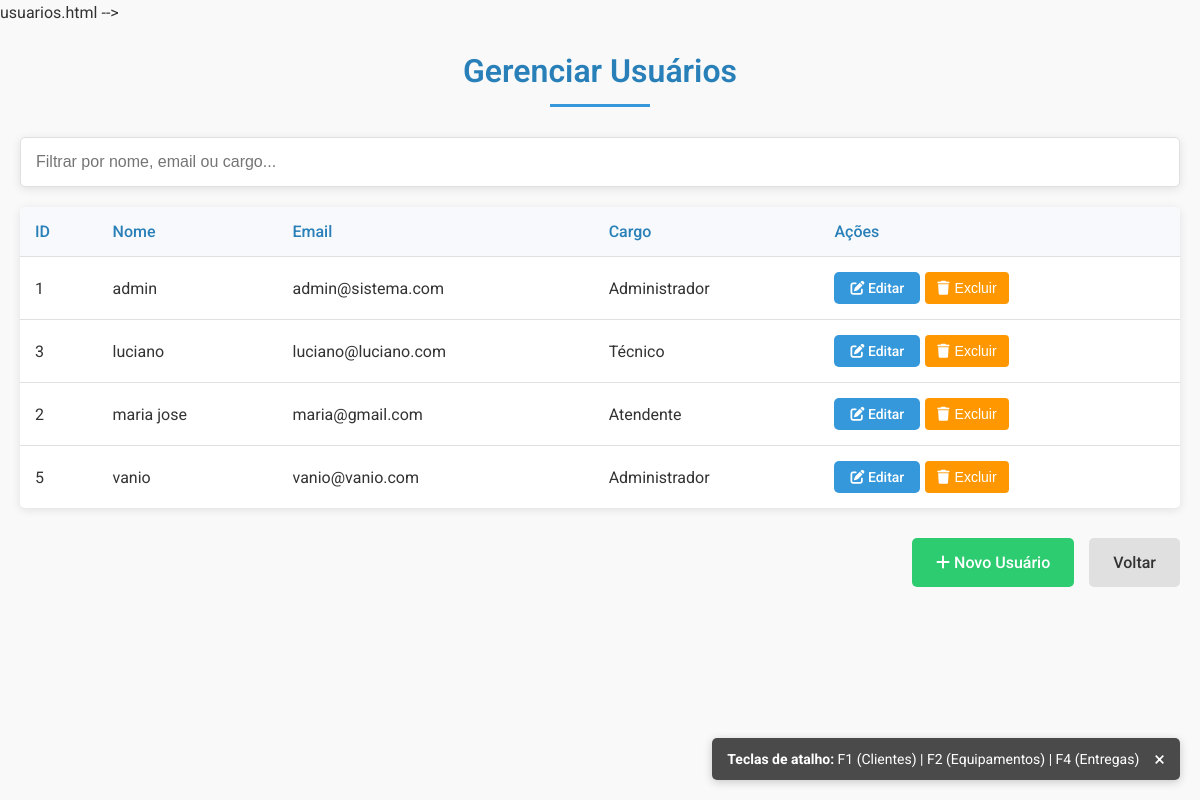
The page /usuarios (signed in) on the database its author committed.
### tables this page shows
CREATE TABLE usuarios (
    id INTEGER PRIMARY KEY AUTOINCREMENT,
    nome TEXT NOT NULL UNIQUE,  -- Adicionado UNIQUE para permitir login por nome
    email TEXT NOT NULL,
    senha TEXT NOT NULL,
    cargo TEXT NOT NULL,
    data_cadastro TIMESTAMP DEFAULT CURRENT_TIMESTAMP
);

### app.py (the view)
@app.route('/usuarios')
@login_required
def listar_usuarios():
    if session.get('usuario_cargo') != 'Administrador':
        flash('Acesso restrito a administradores', 'error')
        return redirect(url_for('index'))
    with sqlite3.connect('database.db') as conn:
        cursor = conn.cursor()
        cursor.execute('SELECT id, nome, email, cargo FROM usuarios ORDER BY nome')
        usuarios = cursor.fetchall()
    return render_template('usuarios.html', usuarios=usuarios, usuario=session.get('usuario_nome'))

### app.py (called while the page is built)
def login_required(view):
    @functools.wraps(view)
    def wrapped_view(**kwargs):
        if 'usuario_id' not in session:
            return redirect(url_for('login'))
        return view(**kwargs)
    return wrapped_view

### templates/usuarios.html (shortened to what this page needs)
<!DOCTYPE html>
<html lang="pt-br">
<head>
    <link rel="stylesheet" href="https://cdnjs.cloudflare.com/ajax/libs/font-awesome/6.0.0/css/all.min.css">
    <link rel="stylesheet" href="{{ url_for('static', filename='css/style.css') }}">
</head>
<body>
    <div class="container">
        <h1 class="title">Gerenciar Usuários</h1>
        <div class="filter-container">
            <input type="text" id="filtro" placeholder="Filtrar por nome, email ou cargo..." onkeyup="filtrarTabela()">
        </div>
        <div class="table-container">
            <table class="relatorio-table" id="tabelaUsuarios">
                <thead>
                    <tr>
                        <th>ID</th>
                        <th>Nome</th>
                        <th>Email</th>
                        <th>Cargo</th>
                        <th>Ações</th>
                    </tr>
                </thead>
                <tbody>
                    {% for usuario_item in usuarios %}
                    <tr>
                        <td>{{ usuario_item[0] }}</td>
                        <td>{{ usuario_item[1] }}</td>
                        <td>{{ usuario_item[2] }}</td>
                        <td>{{ usuario_item[3] }}</td>
                        <td class="actions-cell">
                            <a href="{{ url_for('editar_usuario', usuario_id=usuario_item[0]) }}" class="btn-view">
                                <i class="fas fa-edit"></i> Editar
                            </a>
                            <button onclick="confirmarExclusao({{ usuario_item[0] }}, '{{ usuario_item[1] }}')"
                                class="btn-warning">
                                <i class="fas fa-trash"></i> Excluir
                            </button>
                        </td>
                    </tr>
                    {% endfor %}
                </tbody>
            </table>
        </div>
        <div class="buttons">
            <a href="{{ url_for('usuario') }}" class="btn-success">
                <i class="fas fa-plus"></i> Novo Usuário
            </a>
            <a href="{{ url_for('index') }}" class="btn-secondary">Voltar</a>
        </div>
    </div>
</body>
</html>

### static/css/style.css (style rules this page uses)
* { box-sizing: border-box; margin: 0; padding: 0; }
:root { --primary-color: #3498db; --primary-dark: #2980b9; --secondary-color: #2ecc71; --secondary-dark: #27ae60; --warning-color: #e74c3c; --text-color: #333; --light-gray: #f5f5f5; --medium-gray: #e0e0e0; --dark-gray: #777; --white: #fff; --shadow: 0 2px 10px rgba(0, 0, 0, 0.1); --border-radius: 5px; }
body { font-family: 'Roboto', -apple-system, BlinkMacSystemFont, 'Segoe UI', Arial, sans-serif; line-height: 1.6; color: var(--text-color); background-color: #f9f9f9; }
.container { max-width: 1200px; margin: 0 auto; padding: 20px; }
.title { color: var(--primary-dark); margin-bottom: 30px; text-align: center; position: relative; padding-bottom: 10px; font-weight: 600; }
.title::after { content: ''; position: absolute; bottom: 0; left: 50%; transform: translateX(-50%); width: 100px; height: 3px; background-color: var(--primary-color); }
input[type="text"], input[type="email"], input[type="tel"], input[type="password"], select, textarea { width: 100%; padding: 12px; border: 1px solid var(--medium-gray); border-radius: var(--border-radius); font-size: 16px; transition: border-color 0.3s, box-shadow 0.3s; }
.buttons { display: flex; gap: 15px; justify-content: flex-end; margin-top: 30px; }
.btn-primary, .btn-secondary, .btn-success, .btn-warning, .btn-view { display: inline-block; padding: 12px 24px; border: none; border-radius: var(--border-radius); font-size: 16px; font-weight: 500; cursor: pointer; text-decoration: none; transition: all 0.3s; text-align: center; }
.btn-secondary { background-color: var(--medium-gray); color: var(--text-color); }
.btn-success { background-color: var(--secondary-color); color: var(--white); }
.btn-warning { background-color: #ff9800; color: white; border: none; border-radius: 4px; padding: 8px 12px; cursor: pointer; font-size: 14px; transition: background-color 0.3s; margin-right: 5px; display: inline-flex; align-items: center; }
.btn-warning i { margin-right: 5px; }
.btn-view { background-color: var(--primary-color); color: var(--white); padding: 8px 16px; font-size: 14px; }
.actions-cell { white-space: nowrap; display: flex; gap: 5px; }
.table-container { overflow-x: auto; margin: 20px 0; background-color: var(--white); border-radius: var(--border-radius); box-shadow: var(--shadow); }
.relatorio-table { width: 100%; border-collapse: collapse; }
.relatorio-table th, .relatorio-table td { padding: 15px; text-align: left; border-bottom: 1px solid var(--medium-gray); }
.relatorio-table th { background-color: #f7f9fc; font-weight: 500; color: var(--primary-dark); }
.relatorio-table tr:last-child td { border-bottom: none; }
.filter-container { margin: 20px 0; }
.filter-container input { width: 100%; padding: 15px; border: 1px solid var(--medium-gray); border-radius: var(--border-radius); box-shadow: var(--shadow); font-size: 16px; }

### rows shown on the page
usuarios: id "1", nome "admin", email "admin@sistema.com", cargo "Administrador"
usuarios: id "3", nome "luciano", email "luciano@luciano.com", cargo "Técnico"
usuarios: id "2", nome "maria jose", email "maria@gmail.com", cargo "Atendente"
usuarios: id "5", nome "vanio", email "vanio@vanio.com", cargo "Administrador"
